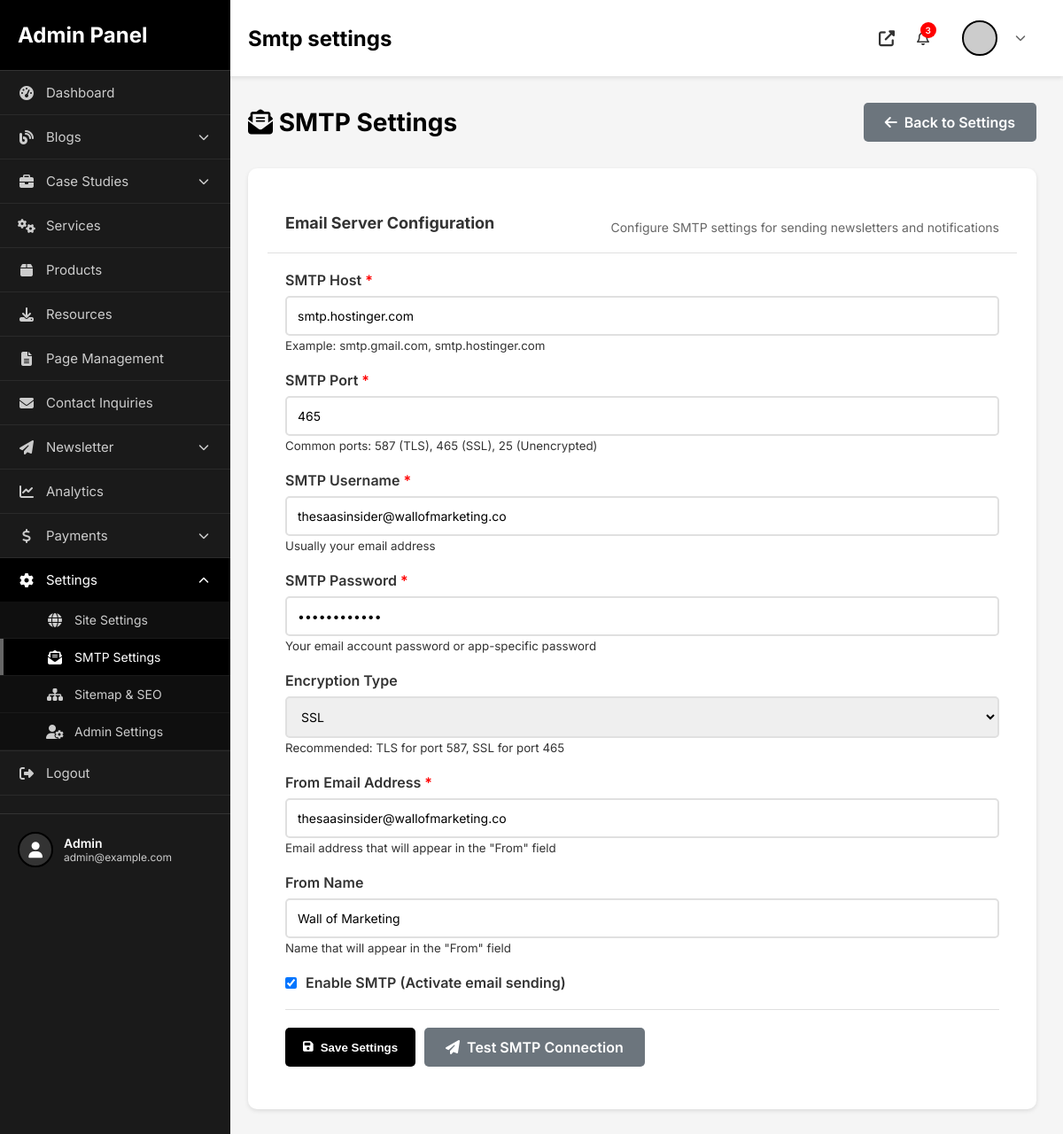
The page /admin/smtp-settings.php (signed in) on the database its author committed.
### tables this page shows
CREATE TABLE IF NOT EXISTS `smtp_settings` (
  `id` int(11) NOT NULL AUTO_INCREMENT,
  `smtp_host` varchar(255) NOT NULL,
  `smtp_port` int(11) NOT NULL DEFAULT 587,
  `smtp_username` varchar(255) NOT NULL,
  `smtp_password` varchar(255) NOT NULL,
  `smtp_encryption` enum('tls','ssl','none') DEFAULT 'tls',
  `from_email` varchar(255) NOT NULL,
  `from_name` varchar(255) NOT NULL,
  `is_active` tinyint(1) DEFAULT 1,
  `created_at` timestamp NOT NULL DEFAULT CURRENT_TIMESTAMP,
  `updated_at` timestamp NULL DEFAULT NULL ON UPDATE CURRENT_TIMESTAMP,
  PRIMARY KEY (`id`)
);

### admin/smtp-settings.php (the view, shortened to what this page needs)
<?php
require_once __DIR__ . '/../config/config.php';
try {
    $stmt = $db->query("SELECT * FROM smtp_settings ORDER BY id DESC LIMIT 1");
    $settings = $stmt->fetch();
} catch(PDOException $e) {
    $settings = null;
}
?>
<?php include 'includes/layout-start.php'; ?>
<div class="page-header">
    <h1><i class="fas fa-envelope-open-text"></i> SMTP Settings</h1>
    <a href="settings.php" class="btn-secondary"><i class="fas fa-arrow-left"></i> Back to Settings</a>
</div>
<div class="content-card">
    <div class="card-header">
        <h3>Email Server Configuration</h3>
        <p style="color: #666; font-size: 14px; margin: 10px 0 0 0;">Configure SMTP settings for sending newsletters and notifications</p>
    </div>
    <form method="POST" action="" style="padding: 20px;">
        <div class="form-group">
            <label for="smtp_host">SMTP Host <span style="color: red;">*</span></label>
            <input type="text"
                   id="smtp_host"
                   name="smtp_host"
                   class="form-control"
                   value="<?php echo htmlspecialchars($settings['smtp_host'] ?? ''); ?>"
                   placeholder="smtp.example.com"
                   required>
            <small>Example: smtp.gmail.com, smtp.hostinger.com</small>
        </div>
        <div class="form-group">
            <label for="smtp_port">SMTP Port <span style="color: red;">*</span></label>
            <input type="number"
                   id="smtp_port"
                   name="smtp_port"
                   class="form-control"
                   value="<?php echo htmlspecialchars($settings['smtp_port'] ?? '587'); ?>"
                   placeholder="587"
                   required>
            <small>Common ports: 587 (TLS), 465 (SSL), 25 (Unencrypted)</small>
        </div>
        <div class="form-group">
            <label for="smtp_username">SMTP Username <span style="color: red;">*</span></label>
            <input type="text"
                   id="smtp_username"
                   name="smtp_username"
                   class="form-control"
                   value="<?php echo htmlspecialchars($settings['smtp_username'] ?? ''); ?>"
                   placeholder="your-email@example.com"
                   required>
            <small>Usually your email address</small>
        </div>
        <div class="form-group">
            <label for="smtp_password">SMTP Password <span style="color: red;">*</span></label>
            <input type="password"
                   id="smtp_password"
                   name="smtp_password"
                   class="form-control"
                   value="<?php echo htmlspecialchars($settings['smtp_password'] ?? ''); ?>"
                   placeholder="Enter SMTP password">
            <small>Your email account password or app-specific password</small>
        </div>
        <div class="form-group">
            <label for="smtp_encryption">Encryption Type</label>
            <select id="smtp_encryption" name="smtp_encryption" class="form-control">
                <option value="ssl" <?php echo ($settings['smtp_encryption'] ?? '') === 'ssl' ? 'selected' : ''; ?>>SSL</option>
            </select>
            <small>Recommended: TLS for port 587, SSL for port 465</small>
        </div>
        <div class="form-group">
            <label for="from_email">From Email Address <span style="color: red;">*</span></label>
            <input type="email"
                   id="from_email"
                   name="from_email"
                   class="form-control"
                   value="<?php echo htmlspecialchars($settings['from_email'] ?? ''); ?>"
                   placeholder="noreply@example.com"
                   required>
            <small>Email address that will appear in the "From" field</small>
        </div>
        <div class="form-group">
            <label for="from_name">From Name</label>
            <input type="text"
                   id="from_name"
                   name="from_name"
                   class="form-control"
                   value="<?php echo htmlspecialchars($settings['from_name'] ?? ''); ?>"
                   placeholder="Your Company Name">
            <small>Name that will appear in the "From" field</small>
        </div>
        <div class="form-group">
            <label style="display: flex; align-items: center; gap: 10px; cursor: pointer;">
                <input type="checkbox"
                       name="is_active"
                       value="1"
                       <?php echo ($settings['is_active'] ?? 1) ? 'checked' : ''; ?>>
                <span>Enable SMTP (Activate email sending)</span>
            </label>
        </div>
        <div class="form-actions" style="border-top: 1px solid #e0e0e0; padding-top: 20px; margin-top: 20px;">
            <button type="submit" class="btn-primary">
                <i class="fas fa-save"></i> Save Settings
            </button>
            <a href="testing/test-smtp.php" class="btn-secondary" target="_blank">
                <i class="fas fa-paper-plane"></i> Test SMTP Connection
            </a>
        </div>
    </form>
</div>
<?php include 'includes/layout-end.php'; ?>

### admin/assets/css/admin.css (style rules this page uses)
* { margin: 0; padding: 0; box-sizing: border-box; }
body { font-family: 'Inter', -apple-system, BlinkMacSystemFont, 'Segoe UI', sans-serif; background: #f5f5f5; color: #333; }
.page-header { display: flex; justify-content: space-between; align-items: center; margin-bottom: 30px; }
.page-header h1 { font-size: 28px; color: #000; }
.content-card { background: white; border-radius: 10px; box-shadow: 0 2px 5px rgba(0,0,0,0.1); overflow: hidden; }
.card-header { padding: 20px; border-bottom: 1px solid #e0e0e0; display: flex; justify-content: space-between; align-items: center; }
.card-header h3 { font-size: 18px; }
.btn-primary, .btn-small, .btn-icon { padding: 10px 20px; background: #000; color: white; border: none; border-radius: 5px; cursor: pointer; text-decoration: none; display: inline-flex; align-items: center; gap: 8px; font-weight: 600; transition: all 0.3s; }
.form-group { margin-bottom: 20px; }
.form-group label { display: block; margin-bottom: 8px; font-weight: 600; color: #333; }
.form-control { width: 100%; padding: 12px; border: 2px solid #e0e0e0; border-radius: 5px; font-size: 14px; transition: border-color 0.3s; font-family: inherit; }
.content-card { padding: 28px 22px; margin-bottom: 30px; max-height: 112vh; overflow-y: auto; }

### admin/smtp-settings.php (style rules this page uses)
.form-actions { display: flex; gap: 10px; }
.btn-secondary { padding: 12px 24px; background: #6c757d; color: white; border: none; border-radius: 5px; text-decoration: none; display: inline-flex; align-items: center; gap: 8px; font-weight: 600; transition: all 0.3s; }

### rows shown on the page
smtp_settings: smtp_host "smtp.hostinger.com", smtp_port "465", smtp_username "thesaasinsider@wallofmarketing.co", smtp_encryption "SSL", from_email "thesaasinsider@wallofmarketing.co", from_name "Wall of Marketing", is_active "☑"

### other values the page prints
$_SESSION['admin_email'] "admin@example.com"
str_replace('-', ' ', basename($_SERVER['PHP_SELF'], '.php')) "Smtp settings"
